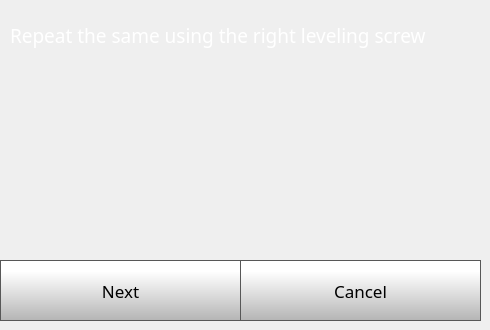
    <widget class="QWidget" name="quickStep3Page">
     <widget class="QPushButton" name="quickStep3NextButton">
      <property name="geometry">
       <rect>
        <x>0</x>
        <y>260</y>
        <width>241</width>
        <height>61</height>
       </rect>
      </property>
      <property name="font">
       <font>
        <family>Gotham</family>
        <pointsize>13</pointsize>
       </font>
      </property>
      <property name="styleSheet">
       <string notr="true">QPushButton {
     border: 1px solid rgb(87, 87, 87);
	background-color: qlineargradient(spread:pad, x1:0, y1:1, x2:0, y2:0.188, stop:0 rgba(180, 180, 180, 255), stop:1 rgba(255, 255, 255, 255));


}

QPushButton:pressed {
    background-color: qlineargradient(x1: 0, y1: 0, x2: 0, y2: 1,
                                      stop: 0 #dadbde, stop: 1 #f6f7fa);
}

QPushButton:flat {
    border: none; /* no border for a flat push button */
}

QPushButton:default {
    border-color: navy; /* make the default button prominent */
}

QPushButton:focus {
	outline: none;
}</string>
      </property>
      <property name="text">
       <string>Next</string>
      </property>
      <property name="iconSize">
       <size>
        <width>40</width>
        <height>40</height>
       </size>
      </property>
     </widget>
     <widget class="QPushButton" name="quickStep3CancelButton">
      <property name="geometry">
       <rect>
        <x>240</x>
        <y>260</y>
        <width>241</width>
        <height>61</height>
       </rect>
      </property>
      <property name="font">
       <font>
        <family>Gotham</family>
        <pointsize>13</pointsize>
       </font>
      </property>
      <property name="styleSheet">
       <string notr="true">QPushButton {
     border: 1px solid rgb(87, 87, 87);
	background-color: qlineargradient(spread:pad, x1:0, y1:1, x2:0, y2:0.188, stop:0 rgba(180, 180, 180, 255), stop:1 rgba(255, 255, 255, 255));


}

QPushButton:pressed {
    background-color: qlineargradient(x1: 0, y1: 0, x2: 0, y2: 1,
                                      stop: 0 #dadbde, stop: 1 #f6f7fa);
}

QPushButton:flat {
    border: none; /* no border for a flat push button */
}

QPushButton:default {
    border-color: navy; /* make the default button prominent */
}

QPushButton:focus {
	outline: none;
}</string>
      </property>
      <property name="text">
       <string>Cancel</string>
      </property>
      <property name="iconSize">
       <size>
        <width>40</width>
        <height>40</height>
       </size>
      </property>
     </widget>
     <widget class="QLabel" name="caliberateLabel_10">
      <property name="geometry">
       <rect>
        <x>10</x>
        <y>10</y>
        <width>471</width>
        <height>51</height>
       </rect>
      </property>
      <property name="font">
       <font>
        <family>Gotham</family>
        <pointsize>14</pointsize>
        <weight>50</weight>
        <bold>false</bold>
       </font>
      </property>
      <property name="styleSheet">
       <string notr="true">color: rgb(255, 255, 255);</string>
      </property>
      <property name="text">
       <string>Repeat the same using the right leveling screw</string>
      </property>
      <property name="wordWrap">
       <bool>true</bool>
      </property>
     </widget>
    </widget>
